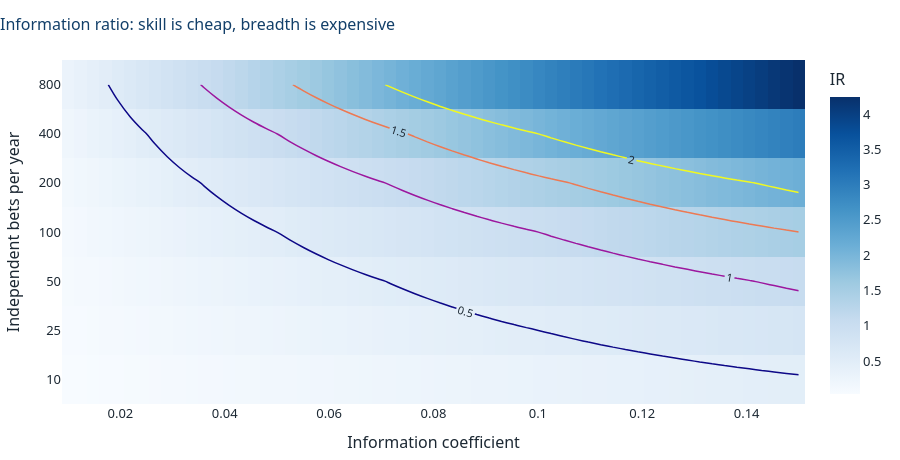

The notebook cell saved with this chart:
### Markdown cell above
The law holds to two decimal places. Now read it as a design constraint rather than a formula.

An information coefficient of 0.05 is respectable for an equity signal. To reach an information ratio of 1.0 with it you need four hundred independent bets *per year*. Not four hundred positions — four hundred bets whose outcomes are independent, which correlated equities emphatically are not.

### Code cell
ics = np.linspace(0.01, 0.15, 60)
brs = np.array([10, 25, 50, 100, 200, 400, 800])
grid = np.outer(brs ** 0.5, ics)

fig = go.Figure(go.Heatmap(z=grid, x=ics, y=[str(b) for b in brs],
                           colorscale="Blues", colorbar=dict(title="IR"),
                           hovertemplate="IC %{x:.3f}<br>breadth %{y}<br>"
                                         "IR %{z:.2f}<extra></extra>"))
fig.add_trace(go.Contour(z=grid, x=ics, y=[str(b) for b in brs], showscale=False,
                         contours=dict(start=0.5, end=2.0, size=0.5, coloring="lines",
                                       showlabels=True,
                                       labelfont=dict(size=11, color=C["ink"])),
                         line=dict(color=C["ink"], width=1.5)))
fig.update_xaxes(title="Information coefficient")
fig.update_yaxes(title="Independent bets per year", type="category")
style(fig, height=460, legend_top=False,
      title="Information ratio: skill is cheap, breadth is expensive")
fig.show()

### Figure 1 — Plotly figure (JSON) as saved in the notebook; plotly's stock layout.template omitted (floating-point values rounded to 4 significant figures; data arrays with more than 128 entries replaced by an {"elided": "..."} marker saying what was removed)
{"data": [{"colorbar": {"title": {"text": "IR"}}, "colorscale": [[0, "rgb(247,251,255)"], [0.125, "rgb(222,235,247)"], [0.25, "rgb(198,219,239)"], [0.375, "rgb(158,202,225)"], [0.5, "rgb(107,174,214)"], [0.625, "rgb(66,146,198)"], [0.75, "rgb(33,113,181)"], [0.875, "rgb(8,81,156)"], [1, "rgb(8,48,107)"]], "hovertemplate": "IC %{x:.3f}<br>breadth %{y}<br>IR %{z:.2f}<extra></extra>", "type": "heatmap", "x": [0.01, 0.01237, 0.01475, 0.01712, 0.01949, 0.02186, 0.02424, 0.02661, 0.02898, 0.03136, 0.03373, 0.0361, 0.03847, 0.04085, 0.04322, 0.04559, 0.04797, 0.05034, 0.05271, 0.05508, 0.05746, 0.05983, 0.0622, 0.06458, 0.06695, 0.06932, 0.07169, 0.07407, 0.07644, 0.07881, 0.08119, 0.08356, 0.08593, 0.08831, 0.09068, 0.09305, 0.09542, 0.0978, 0.1002, 0.1025, 0.1049, 0.1073, 0.1097, 0.112, 0.1144, 0.1168, 0.1192, 0.1215, 0.1239, 0.1263, 0.1286, 0.131, 0.1334, 0.1358, 0.1381, 0.1405, 0.1429, 0.1453, 0.1476, 0.15], "y": ["10", "25", "50", "100", "200", "400", "800"], "z": {"elided": "7x60 float values"}}, {"contours": {"coloring": "lines", "end": 2, "labelfont": {"color": "#1C2833", "size": 11}, "showlabels": true, "size": 0.5, "start": 0.5}, "line": {"color": "#1C2833", "width": 1.5}, "showscale": false, "type": "contour", "x": [0.01, 0.01237, 0.01475, 0.01712, 0.01949, 0.02186, 0.02424, 0.02661, 0.02898, 0.03136, 0.03373, 0.0361, 0.03847, 0.04085, 0.04322, 0.04559, 0.04797, 0.05034, 0.05271, 0.05508, 0.05746, 0.05983, 0.0622, 0.06458, 0.06695, 0.06932, 0.07169, 0.07407, 0.07644, 0.07881, 0.08119, 0.08356, 0.08593, 0.08831, 0.09068, 0.09305, 0.09542, 0.0978, 0.1002, 0.1025, 0.1049, 0.1073, 0.1097, 0.112, 0.1144, 0.1168, 0.1192, 0.1215, 0.1239, 0.1263, 0.1286, 0.131, 0.1334, 0.1358, 0.1381, 0.1405, 0.1429, 0.1453, 0.1476, 0.15], "y": ["10", "25", "50", "100", "200", "400", "800"], "z": {"elided": "7x60 float values"}}], "layout": {"colorway": ["#123F69", "#C0392B", "#2E8B6B", "#E8A33D", "#2E7EBB", "#7A8994"], "font": {"color": "#1C2833", "family": "Segoe UI, Helvetica, Arial, sans-serif", "size": 13}, "height": 460, "hoverlabel": {"font": {"size": 12}}, "margin": {"b": 50, "l": 60, "r": 30, "t": 60}, "title": {"font": {"color": "#123F69", "size": 16}, "text": "Information ratio: skill is cheap, breadth is expensive", "x": 0, "xanchor": "left"}, "xaxis": {"gridcolor": "#E2EBF4", "showgrid": true, "title": {"text": "Information coefficient"}, "zeroline": false}, "yaxis": {"gridcolor": "#E2EBF4", "showgrid": true, "title": {"text": "Independent bets per year"}, "type": "category", "zeroline": false}}}
